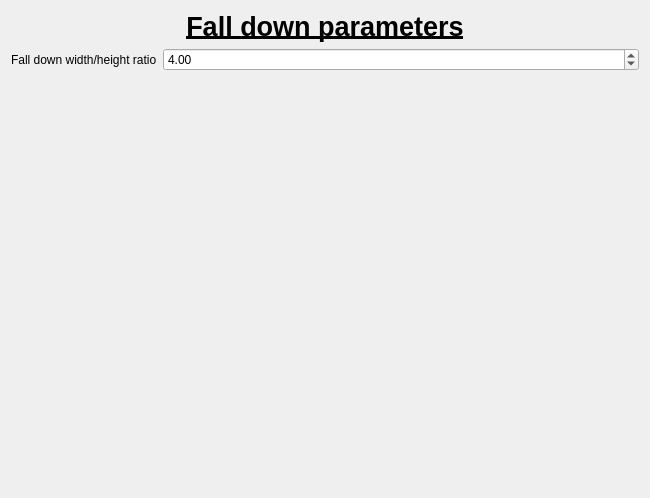
<?xml version="1.0" encoding="UTF-8"?>
<ui version="4.0">
 <class>widget_fall_down_param</class>
 <widget class="QWidget" name="widget_fall_down_param">
  <property name="geometry">
   <rect>
    <x>0</x>
    <y>0</y>
    <width>650</width>
    <height>498</height>
   </rect>
  </property>
  <property name="windowTitle">
   <string>Form</string>
  </property>
  <layout class="QVBoxLayout" name="verticalLayout">
   <item>
    <widget class="QLabel" name="labelTitle">
     <property name="font">
      <font>
       <pointsize>20</pointsize>
       <bold>true</bold>
       <underline>true</underline>
      </font>
     </property>
     <property name="autoFillBackground">
      <bool>false</bool>
     </property>
     <property name="text">
      <string>Fall down parameters</string>
     </property>
     <property name="scaledContents">
      <bool>false</bool>
     </property>
     <property name="alignment">
      <set>Qt::AlignCenter</set>
     </property>
    </widget>
   </item>
   <item>
    <layout class="QHBoxLayout" name="horizontalLayout">
     <item>
      <widget class="QLabel" name="label">
       <property name="sizePolicy">
        <sizepolicy hsizetype="Maximum" vsizetype="Preferred">
         <horstretch>0</horstretch>
         <verstretch>0</verstretch>
        </sizepolicy>
       </property>
       <property name="text">
        <string>Fall down width/height ratio</string>
       </property>
      </widget>
     </item>
     <item>
      <widget class="QDoubleSpinBox" name="doubleSpinBoxWidthHeightRatio">
       <property name="minimum">
        <double>2.000000000000000</double>
       </property>
       <property name="maximum">
        <double>6.000000000000000</double>
       </property>
       <property name="value">
        <double>4.000000000000000</double>
       </property>
      </widget>
     </item>
    </layout>
   </item>
   <item>
    <spacer name="verticalSpacer">
     <property name="orientation">
      <enum>Qt::Vertical</enum>
     </property>
     <property name="sizeHint" stdset="0">
      <size>
       <width>20</width>
       <height>405</height>
      </size>
     </property>
    </spacer>
   </item>
  </layout>
 </widget>
 <resources/>
 <connections/>
</ui>
